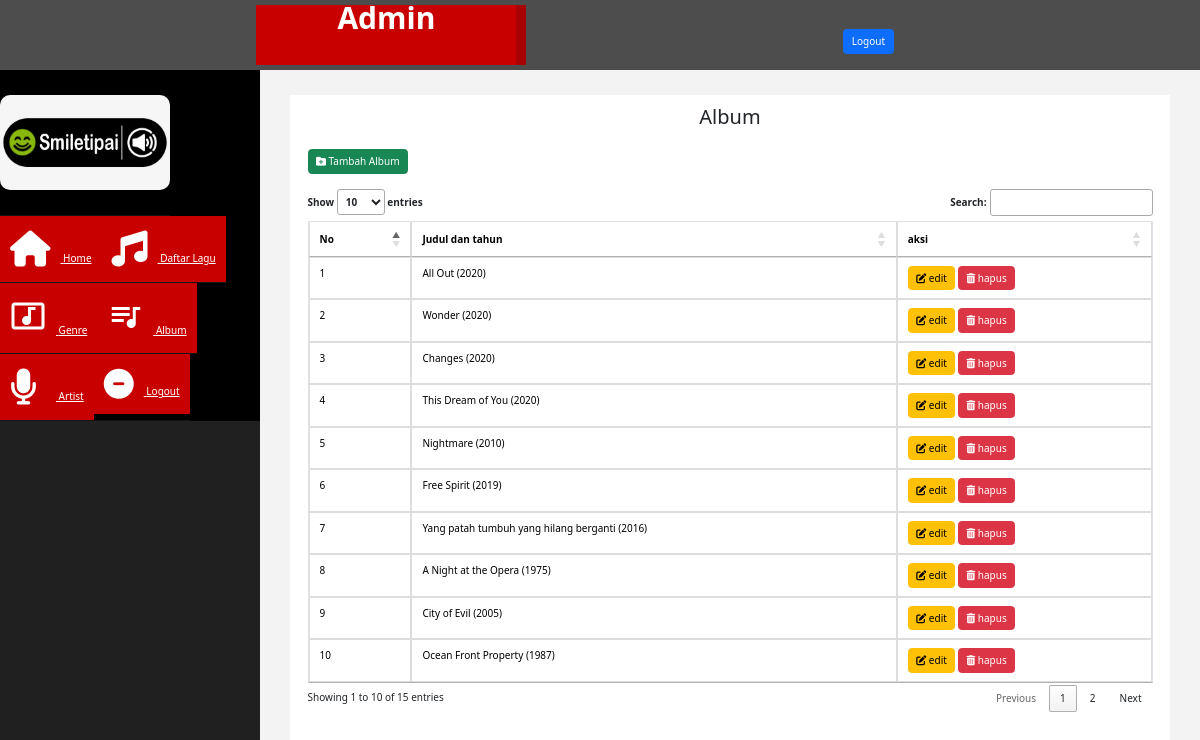
Page /admin/index.php?halaman=album (signed in) on the earlier database version.
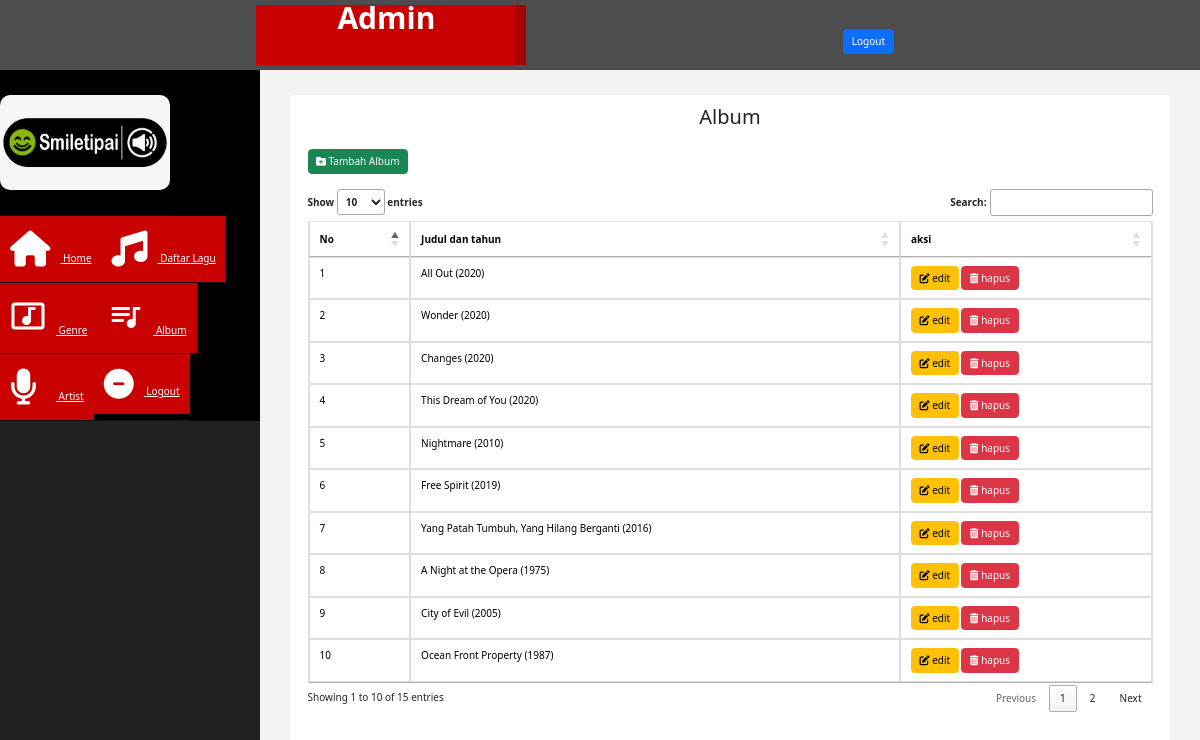
Same page on the later database version.
### tables this page shows
CREATE TABLE `album` (
  `id_album` int(3) NOT NULL,
  `id_artist` int(3) NOT NULL,
  `title` varchar(150) NOT NULL,
  `year` int(4) NOT NULL
);

### admin/album.php (the view, shortened to what this page needs)
<!DOCTYPE html>
<html lang="en">
<head>
    <link href="css/bootstrap.min.css" rel="stylesheet">
    <link href="https://cdn.datatables.net/1.10.22/css/jquery.dataTables.min.css" rel="stylesheet">
</head>
<body>
    <h2 align="center">Album</h2>
    <br>
	<div class="container">
    <table id="example" class="table table-bordered">
	<a href="index.php?halaman=tambahalbum" id="right" class="btn btn-success"><i class='fas fa-folder-plus'></i> Tambah Album</a>
	<br><br>
	<thead>
		<tr>
			<th>No</th>
			<th>Judul dan tahun</th>
			<th>aksi</th>
		</tr>
	</thead>
    <tbody>
    	<?php
    		$no = 1;
    		$ambil = $koneksi->query("SELECT * FROM album");
    		while ($pecah = $ambil->fetch_assoc()) {
    	?>
		<tr>
			<td><?= $no ?></td>
			<td><?= $pecah['title'] ?> (<?= $pecah['year'] ?>)</td>
			<td>
			<a href="index.php?halaman=editalbum&id=<?= $pecah['id_album'] ?>" class="btn btn-warning"><i class='fas fa-edit' ></i> edit</a>
			<a onclick="return confirm('Yakin ingin hapus?')" href="index.php?halaman=hapusalbum&id=<?= $pecah['id_album'] ?>" class="btn-danger btn"><i class='fas fa-trash-alt'></i> hapus</a>
			</td>
		</tr>
		<?php $no++; } ?>
	</tbody>
</table>
</body>
</html>

### admin/index.php (shortened to what this page needs)
<?php
$koneksi= new mysqli("localhost","root","","spotipai");
?>
<!DOCTYPE html>
<html xmlns="http://www.w3.org/1999/xhtml">
<head>
    <link href="assets/css/bootstrap.css" rel="stylesheet" />
    <link href="assets/css/font-awesome.css" rel="stylesheet" />
    <link href="assets/js/morris/morris-0.4.3.min.css" rel="stylesheet" />
    <link href="assets/css/custom.css" rel="stylesheet" />
    <link href="https://cdn.datatables.net/1.10.22/css/jquery.dataTables.min.css" rel="stylesheet">
</head>
<body>
    <div id="wrapper">
        <nav class="navbar navbar-default navbar-cls-top " role="navigation" style="margin-bottom: 0">
            <div class="navbar-header">
                <a class="navbar-brand" href="index.php">Admin</a>
            </div>
  <div style="color: white;
padding: 15px 50px 5px 50px;
float: right;
font-size: 20px;">&nbsp; <a href="logout.php" class="btn btn-primary square-btn-adjust">Logout</a> </div>
        </nav>
                <nav class="navbar-default navbar-side" role="navigation" style="background-color: white;">
            <div class="sidebar-collapse" >
                <ul class="nav" id="main-menu" style="background-color: black;">
				<li class="text-center">
                    <img src="smiletipai.jpeg"  class="user-image img-responsive"/>
					</li>
                    <li><a class="active-menu"  href="index.php "><i class="fa fa-home fa-3x" style="font-size:36px"></i> Home</a></li>
                    <li><a class="active-menu"  href="index.php?halaman=daftar_lagu"><i class="fa fa-music" style="font-size:36px"></i> Daftar Lagu</a></li>
                    <li><a class="active-menu"  href="index.php?halaman=genre"><i class="material-icons" style="font-size:36px">&#xe063;</i> Genre</a></li>
                    <li><a class="active-menu"  href="index.php?halaman=album"><i class="material-icons" style="font-size:36px">&#xe03d;</i> Album</a></li>
                    <li><a class="active-menu"  href="index.php?halaman=artist"><i class="fas fa-microphone" style="font-size:36px">&nbsp;</i> Artist</a></li>
                    <li><a class="active-menu"  href="index.php?halaman=logout"><i class="fa fa-minus-circle fa-3x"></i> Logout</a></li>
                </ul>
            </div>
        </nav>
        <div id="page-wrapper" >
            <div id="page-inner">
                <?php
                if (isset($_GET['halaman']))
                {
                    if ($_GET['halaman']=="genre")
                    {
                        include 'genre.php';
                    }
                    elseif ($_GET['halaman']=="album")
                    {
                        include 'album.php';
                    }
                    elseif ($_GET['halaman']=="artist")
                    {
                        include 'artist.php';
                    }
                    elseif ($_GET['halaman']=="logout")
                    {
                        include 'logout.php';
                    }
                    elseif ($_GET['halaman']=="daftar_lagu")
                    {
                        include 'daftar_lagu.php';
                    }
                    elseif ($_GET['halaman']=="tambahlagu")
                    {
                        include 'tambahlagu.php';
                    }
                    elseif ($_GET['halaman']=="editlagu")
                    {
                        include 'editlagu.php';
                    }
                    elseif ($_GET['halaman']=="hapuslagu")
                    {
                        include 'hapuslagu.php';
                    }
                     elseif ($_GET['halaman']=="songgenre")
                    {
                        include 'songgenre.php';
                    }
                    elseif ($_GET['halaman']=="songartist")
                    {
                        include 'songartist.php';
                    }
                    elseif ($_GET['halaman']=="songalbum")
                    {
                        include 'songalbum.php';
                    }
                    elseif ($_GET['halaman']=="tambahgenre")
                    {
                        include 'tambahgenre.php';
                    }
                    elseif ($_GET['halaman']=="editgenre")
                    {
                        include 'editgenre.php';
                    }
                    elseif ($_GET['halaman']=="hapusgenre")
                    {
                        include 'hapusgenre.php';
                    }
                    elseif ($_GET['halaman']=="tambahalbum")
                    {
                        include 'tambahalbum.php';
                    }
                    elseif ($_GET['halaman']=="editalbum")
                    {
                        include 'editalbum.php';
                    }
                    elseif ($_GET['halaman']=="hapusalbum")
                    {
                        include 'hapusalbum.php';
                    }
                    elseif ($_GET['halaman']=="tambahartist")
                    {
                        include 'tambahartist.php';
                    }
                    elseif ($_GET['halaman']=="editartist")
                    {
                        include 'editartist.php';
                    }
                    elseif ($_GET['halaman']=="hapusartist")
                    {
                        include 'hapusartist.php';
                    }
                }
                else
                {
                    include 'home.php';
                }
                ?>
            </div>
            </div>
        </div>
</body>
</html>

### admin/assets/css/custom.css (style rules this page uses)
body { font-family: 'Open Sans', sans-serif; }
#wrapper { width: 100%; background:#202020; }
#page-wrapper { padding: 15px 15px; min-height: 600px; background:#F3F3F3; }
#page-inner { width:100%; margin:10px 20px 10px 0px; background-color:#fff!important; padding:10px; min-height:1200px; }
.text-center { text-align:center; }
h2 { color: #f00; }
.square-btn-adjust { border: 0px solid transparent; -webkit-border-radius: 0px; -moz-border-radius: 0px; border-radius: 0px; }
.user-image { margin: 25px auto; -webkit-border-radius: 10px; -moz-border-radius: 10px; border-radius: 10px; max-height:170px; max-width:170px; }
.navbar-cls-top .navbar-brand { color: #fff; background: #C90000; width: 260px; text-align: center; height: 60px; font-size: 30px; font-weight: 700; }
.active-menu { background-color:#C90000!important; }
.sidebar-collapse , .sidebar-collapse .nav { background:none; }
.sidebar-collapse .nav { padding:0; }
.sidebar-collapse .nav > li > a { color:#fff; background:#202020; text-shadow:none; }
.sidebar-collapse > .nav > li > a { padding:15px 10px; }
.sidebar-collapse > .nav > li { border-bottom: 1px solid rgba(107, 108, 109, 0.19); }
.navbar-side { border:none; background-color: #202020; }
.navbar-cls-top { background:#4D4D4D; border-bottom:none; }
.navbar-default { border:0px solid black; }
.navbar-header { background: #A70303; }
.nav > li > a > i { margin-right:10px; }
@media (min-width:768px) { #page-wrapper { margin: 0 0 0 260px; padding: 15px 30px; min-height: 1200px; } }
@media (min-width:768px) { .navbar-side { z-index: 1; position: absolute; width: 260px; } }
@media (min-width:768px) { .navbar { border-radius: 0px; } }

Differences in the rows shown:
changed album: title "Yang patah tumbuh yang hilang berganti" → "Yang Patah Tumbuh, Yang Hilang Berganti"
